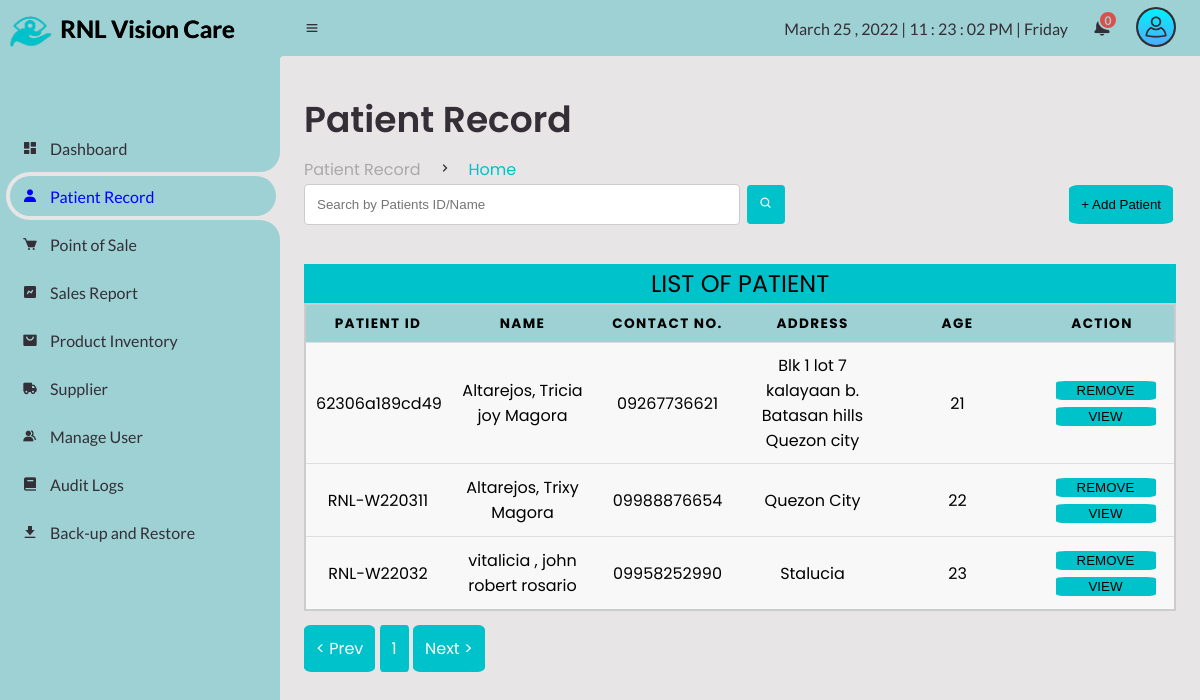
The app's page /Admin/patient-record.php (signed in), older data.
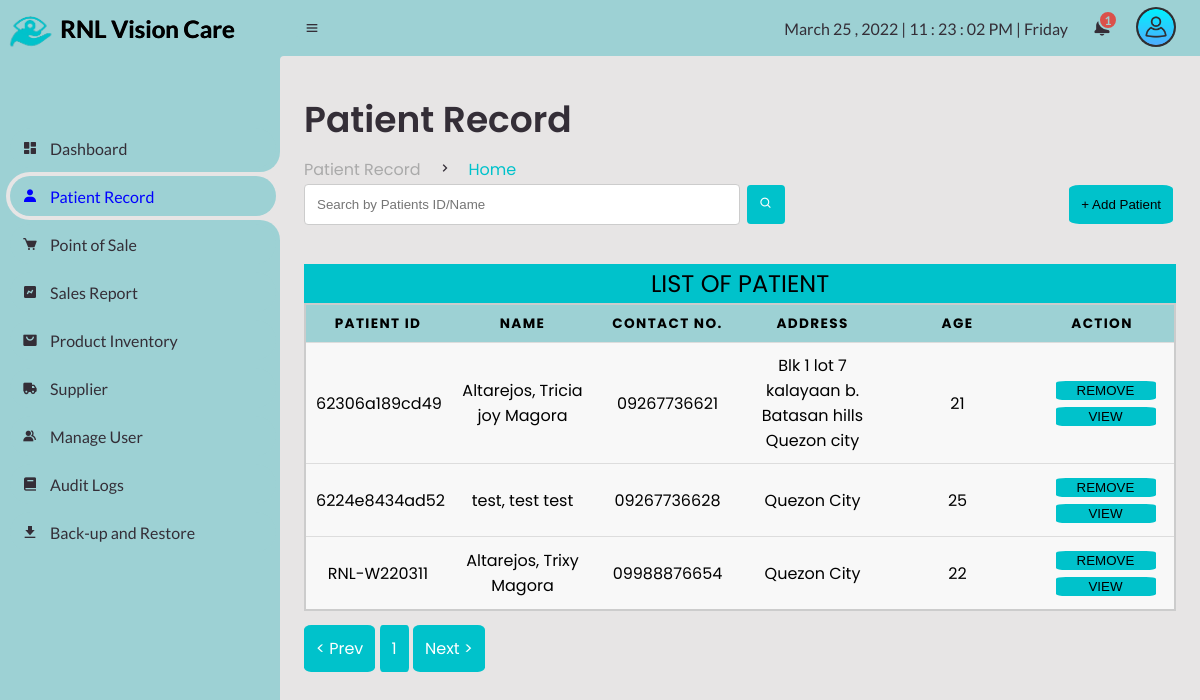
The same page, newer data.
### tables this page shows
CREATE TABLE `patient_distancerx` (
  `patient_no` int(255) NOT NULL AUTO_INCREMENT,
  `patient_id` varchar(500) NOT NULL,
  `type` varchar(500) NOT NULL,
  `patient_name` varchar(500) NOT NULL,
  `patient_bday` date NOT NULL,
  `patient_contact` varchar(500) NOT NULL,
  `patient_email` varchar(500) NOT NULL,
  `patient_address` varchar(500) NOT NULL,
  `patient_medhx` varchar(1000) NOT NULL,
  `patient_bp` varchar(500) NOT NULL,
  `D_OD_SPH` varchar(500) NOT NULL,
  `D_OD_CYL` varchar(500) NOT NULL,
  `D_OD_AXIS` varchar(500) NOT NULL,
  `D_OD_VA` varchar(500) NOT NULL,
  `D_OD_ADD` varchar(500) NOT NULL,
  `D_OS_SPH` varchar(500) NOT NULL,
  `D_OS_CYL` varchar(500) NOT NULL,
  `D_OS_AXIS` varchar(500) NOT NULL,
  `D_OS_VA` varchar(500) NOT NULL,
  `D_OS_ADD` varchar(500) NOT NULL,
  `I_SPH` varchar(500) NOT NULL,
  `I_CYL` varchar(500) NOT NULL,
  `I_AXIS` varchar(500) NOT NULL,
  `I_PD` varchar(500) NOT NULL,
  `I_ADD` varchar(500) NOT NULL,
  `doctor` varchar(500) NOT NULL,
  `add_date` date NOT NULL,
  `recommendation` varchar(1000) NOT NULL,
  `appointment` date NOT NULL,
  `status` varchar(500) NOT NULL,
  PRIMARY KEY (`patient_no`)
);

### Admin/patient-record.php (the view, shortened to what the changed rows need)
<?php
include "logs_conn.php";
?>
<!DOCTYPE html>
<html lang="en">
<head>
	<link href='https://unpkg.com/boxicons@2.0.9/css/boxicons.min.css' rel='stylesheet'>
	<link rel="stylesheet" href="css\sys_style.css">
</head>
<body>
	<section id="content">
		<nav>
			<div class="dropdown2">
			<a href="#" class="notification">
				<span class="num">
				<?php
				$query = mysqli_query($conn, "SELECT COUNT(*) as total from client_inquiries WHERE inquiries_status = '2'");
					while($result=mysqli_fetch_array($query)){
					echo $result['total'];
				}
				?>
						  </span>
			</a>
					<?php
			   require_once("../db/notification/notifdisplay.php");
            ?>
			</div>
		</nav>
		<main>
			<div class="head-title">
				<div class="left">
					<h1>Patient Record</h1>
				</div>
			</div>
			<a href="patient-addrecord.php"><button class="btn-addpt" style="cursor: pointer;"> + Add Patient</button></a>
			<div>
				<form method="post">
						</form>
				<table>
						<caption>LIST OF PATIENT</caption>
						<thead>
						<tr>
							<th scope="col">Patient ID</th>
							<th scope="col">Name</th>
							<th scope="col">Contact No.</th>
							<th scope="col">Address</th>
							<th scope="col">Age</th>
							<th scope="col">Action</th>
						</tr>
						</thead>
						<tbody>
							<tr>
							<?php
     	$limit=25;
        $page=isset($_GET['page']) ? $_GET['page']:1;
        $start=($page-1)*$limit;
        $search=$_POST['txtsearch'];
     	if (isset($_POST['btnsearch'])) {
     		$sql2 =$conn->query("SELECT count(patient_no) AS id,`patient_id`,`patient_name` FROM `patient_distancerx` WHERE `patient_id` LIKE '%$search%' OR `patient_name` LIKE '%$search%' AND `status`!='Remove'");
        $sql1 = "SELECT year(now())-year(`patient_bday`) AS age,`patient_no`,`patient_id`,`patient_name`,`patient_email`,`patient_contact`,`patient_address`  FROM `patient_distancerx` WHERE `patient_id` LIKE '%$search%' OR `patient_name` LIKE '%$search%' AND `status`!='Remove' LIMIT $start, $limit ";
        if ($search=='') {
        		$sql2 =$conn->query("SELECT count(patient_no) AS id FROM `patient_distancerx`");
        $sql1 = "SELECT year(now())-year(`patient_bday`) AS age,`patient_no`,`patient_id`,`patient_name`,`patient_email`,`patient_contact`,`patient_address`  FROM `patient_distancerx` WHERE `status`!='Remove'  LIMIT $start, $limit ";
        }
     	}
     	else{
     	$sql2 =$conn->query("SELECT count(patient_no) AS id FROM `patient_distancerx`");
        $sql1 = "SELECT year(now())-year(`patient_bday`) AS age,`patient_no`,`patient_id`,`patient_name`,`patient_email`,`patient_contact`,`patient_address`  FROM `patient_distancerx` WHERE `status`!='Remove'  LIMIT $start, $limit ";
     	}
        $result2 = $sql2->fetch_all(MYSQLI_ASSOC);
                $total=$result2[0]['id'];
                $pages=ceil($total/$limit);
                $prev=$page-1;
                $next=$page+1;
     	  $result1 = $conn->query($sql1);
  			if($result1->num_rows > 0){
  				while($row = $result1 -> fetch_assoc()){
     	?>
							<td data-label="Patient ID"><?php echo $row['patient_id'];?></td>
							<td data-label="Name"><?php echo $row['patient_name'];?></td>
							<td data-label="Contact No."><?php echo $row['patient_contact'];?></td>
							<td data-label="Address"><?php echo $row['patient_address'];?></td>
							<td data-label="Age"><?php echo $row['age'];?></td>
							<td data-label="Action"><a href="?id=<?php echo $row['patient_no'];?>"><button class="btn-c" style="cursor: pointer;width:100px;pad" onclick="return confirm('Are you sure you want to remove this patient?')">REMOVE</button>
			  				<a href="patient-view.php?id=<?php echo $row['patient_no'];?>"><button class="btn-f" style="cursor: pointer;width:100px;">VIEW</button></td>
							</tr>
							<?php
     	}}
     	?>
						</tbody>
					</table>
			</div><br>
			<a class="page" id="pre" href="patient-record.php?page=<?=$prev; ?>">< Prev</a>
    	  <?php  for($i=1; $i <=$pages ; $i++): ?>
    <a class="page" href="patient-record.php?page=<?=$i; ?>"><?=$i; ?></a>
                      <?php endfor; ?>
    <a class="page" id="pnext" href="patient-record.php?page=<?=$next; ?>">Next ></a>
		</main>
	</section>
</body>
</html>

Row changes from the older to the newer data that the page shows:
removed patient_distancerx: patient "RNL-W22032", patient_name "vitalicia , john robert rosario", patient_contact "09958252990", patient_address "Stalucia", age "23"
now on this page (row edited): patient_distancerx: patient "6224e8434ad52", patient_name "test, test test", patient_contact "09267736628", patient_address "Quezon City", age "25"
Text that changed along with them:
new list line: "1"
list line gone: "0"
